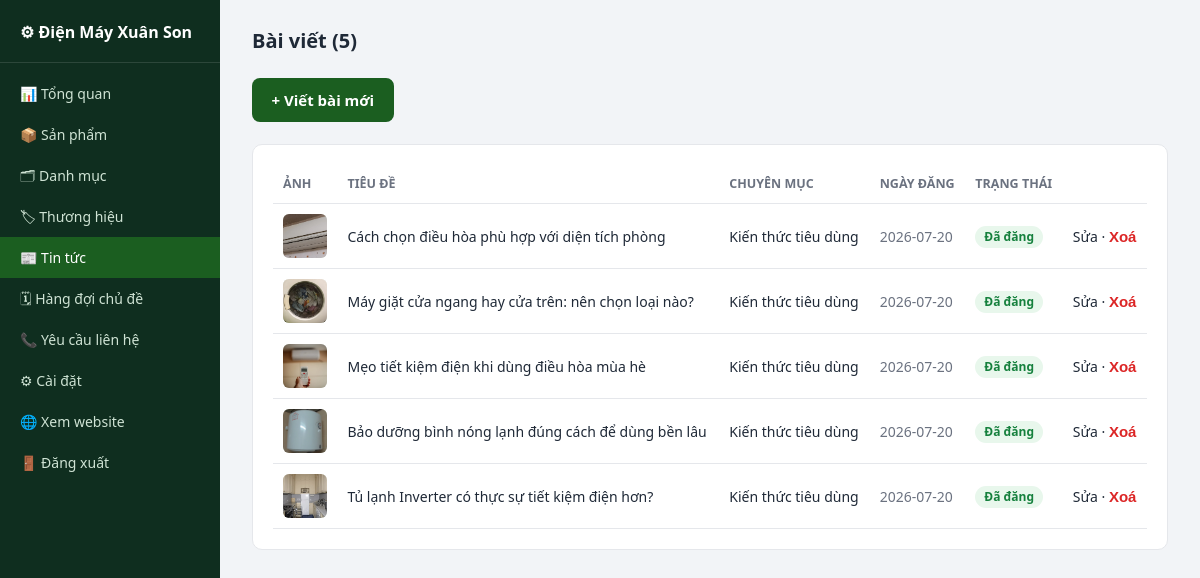
The app's page /admin/tin-tuc (signed in), older data.
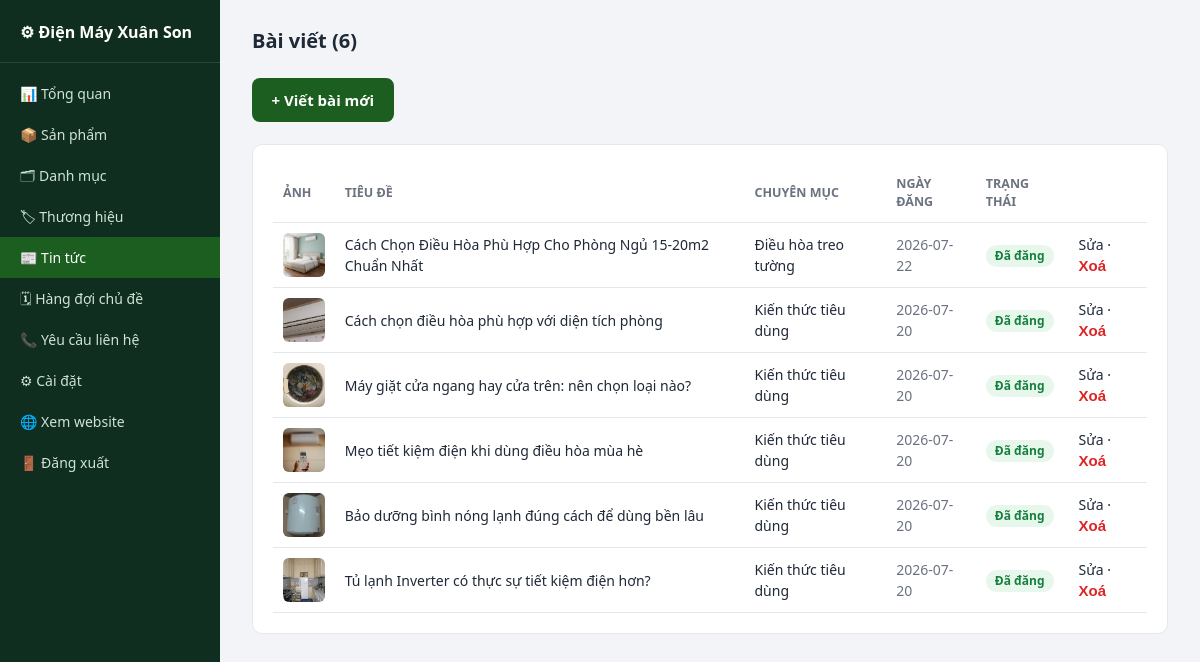
The same page, newer data.
### tables this page shows
CREATE TABLE articles (
    id INTEGER PRIMARY KEY AUTOINCREMENT,
    title TEXT NOT NULL,
    slug TEXT NOT NULL UNIQUE,
    image TEXT DEFAULT '',
    excerpt TEXT DEFAULT '',
    content TEXT DEFAULT '',
    category TEXT DEFAULT 'Kiến thức tiêu dùng',
    published INTEGER DEFAULT 1,
    created_at TEXT NOT NULL
, meta_title TEXT DEFAULT '', meta_description TEXT DEFAULT '', keyword TEXT DEFAULT '', related_product_ids TEXT DEFAULT '');

### app.py (the view)
@app.route("/admin/tin-tuc")
@login_required
def admin_articles():
    return render_template("admin/articles.html", articles=db.list_articles_admin())

### app.py (called while the page is built)
@app.before_request
def load_common():
    g.settings = db.load_settings()
    g.nav_categories = db.list_categories()

@app.context_processor
def inject_globals():
    return {"settings": g.settings, "nav_categories": g.nav_categories}

def login_required(view):
    from functools import wraps
    @wraps(view)
    def wrapped(*args, **kwargs):
        if not session.get("admin"):
            return redirect(url_for("admin_login", next=request.path))
        return view(*args, **kwargs)
    return wrapped

### db.py (called while the page is built)
@contextmanager
def get_conn():
    conn = sqlite3.connect(DB_PATH)
    conn.row_factory = sqlite3.Row
    conn.execute("PRAGMA foreign_keys = ON")
    try:
        yield conn
        conn.commit()
    finally:
        conn.close()

def load_settings_raw() -> dict:
    try:
        with open(SETTINGS_PATH, encoding="utf-8") as f:
            data = json.load(f)
        merged = dict(DEFAULT_SETTINGS)
        merged.update(data)
        return merged
    except (OSError, json.JSONDecodeError):
        return dict(DEFAULT_SETTINGS)

def list_articles_admin():
    with get_conn() as c:
        return c.execute("SELECT * FROM articles ORDER BY created_at DESC").fetchall()

### templates/admin/articles.html (shortened to what this page needs)
{% extends "admin/base.html" %}
{% block heading %}Bài viết ({{ articles|length }}){% endblock %}
{% block content %}
<div class="admin-topbar">
  <a href="{{ url_for('admin_article_new') }}" class="btn btn-primary">+ Viết bài mới</a>
</div>
<div class="admin-card">
  <table class="admin-table">
    <thead><tr><th>Ảnh</th><th>Tiêu đề</th><th>Chuyên mục</th><th>Ngày đăng</th><th>Trạng thái</th><th></th></tr></thead>
    <tbody>
      {% for a in articles %}
      <tr>
        <td>
          {% if a.image %}<img class="thumb" src="{{ url_for('static', filename=a.image) }}" alt="">
          {% else %}<span class="thumb" style="display:flex;align-items:center;justify-content:center">📰</span>{% endif %}
        </td>
        <td><a href="{{ url_for('admin_article_edit', article_id=a.id) }}">{{ a.title }}</a></td>
        <td>{{ a.category }}</td>
        <td class="muted">{{ a.created_at[:10] }}</td>
        <td>{% if a.published %}<span class="tag tag-ok">Đã đăng</span>{% else %}<span class="tag tag-done">Nháp</span>{% endif %}</td>
        <td>
          <a href="{{ url_for('admin_article_edit', article_id=a.id) }}">Sửa</a> ·
          <form class="inline-form" method="post" action="{{ url_for('admin_article_delete', article_id=a.id) }}"
                onsubmit="return confirm('Xoá bài viết này?');">
            <button type="submit" class="btn" style="padding:0;background:none;color:var(--danger);font-weight:600">Xoá</button>
          </form>
        </td>
      </tr>
      {% else %}
      <tr><td colspan="6" class="muted">Chưa có bài viết nào.</td></tr>
      {% endfor %}
    </tbody>
  </table>
</div>
{% endblock %}

Row changes from the older to the newer data that the page shows:
added articles: image (picture), title "Cách Chọn Điều Hòa Phù Hợp Cho Phòng Ngủ 15-20m2 Chuẩn Nhất", category "Điều hòa treo tường", created_at "2026-07-22", published "Đã đăng"
Text that changed along with them:
{{ articles|length }}: "5" → "6"
